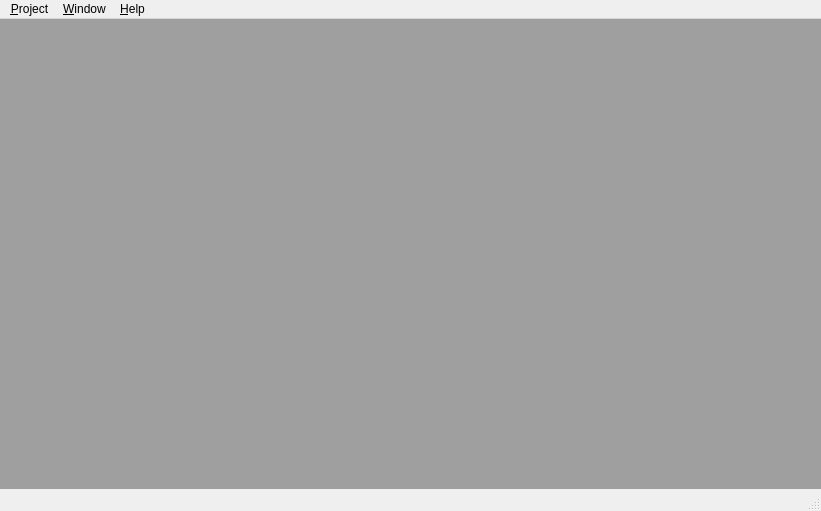
<?xml version="1.0" encoding="UTF-8"?>
<ui version="4.0">
 <class>MainWindow</class>
 <widget class="QMainWindow" name="MainWindow">
  <property name="geometry">
   <rect>
    <x>0</x>
    <y>0</y>
    <width>821</width>
    <height>511</height>
   </rect>
  </property>
  <property name="windowTitle">
   <string>MainWindow</string>
  </property>
  <widget class="QWidget" name="centralWidget">
   <layout class="QGridLayout" name="gridLayout">
    <property name="margin">
     <number>0</number>
    </property>
    <item row="0" column="0">
     <widget class="QMdiArea" name="mdiArea"/>
    </item>
   </layout>
  </widget>
  <widget class="QMenuBar" name="menuBar">
   <property name="geometry">
    <rect>
     <x>0</x>
     <y>0</y>
     <width>821</width>
     <height>19</height>
    </rect>
   </property>
   <widget class="QMenu" name="menProject">
    <property name="title">
     <string>&amp;Project</string>
    </property>
    <widget class="QMenu" name="menuProjectRecent">
     <property name="title">
      <string>Recent</string>
     </property>
    </widget>
    <addaction name="actionProjectNew"/>
    <addaction name="separator"/>
    <addaction name="actionProjectLoad"/>
    <addaction name="menuProjectRecent"/>
    <addaction name="separator"/>
    <addaction name="actionProjectSave"/>
    <addaction name="actionProjectSaveAs"/>
    <addaction name="separator"/>
    <addaction name="actionProjectPreferences"/>
    <addaction name="separator"/>
    <addaction name="actionProjectExit"/>
   </widget>
   <widget class="QMenu" name="menuWindow">
    <property name="title">
     <string>&amp;Window</string>
    </property>
    <widget class="QMenu" name="menuWindowViewMode">
     <property name="title">
      <string>View mode</string>
     </property>
     <addaction name="actionWindowViewModeWindowed"/>
     <addaction name="actionWindowViewModeTabbed"/>
    </widget>
    <addaction name="actionWindowNext"/>
    <addaction name="actionWindowPrevious"/>
    <addaction name="separator"/>
    <addaction name="actionWindowTile"/>
    <addaction name="actionWindowCascade"/>
    <addaction name="separator"/>
    <addaction name="actionWindowClose"/>
    <addaction name="actionWindowCloseAll"/>
    <addaction name="separator"/>
    <addaction name="menuWindowViewMode"/>
   </widget>
   <widget class="QMenu" name="menuHelp">
    <property name="title">
     <string>&amp;Help</string>
    </property>
    <addaction name="actionHelpAbout"/>
    <addaction name="actionHelpAboutQt"/>
   </widget>
   <addaction name="menProject"/>
   <addaction name="menuWindow"/>
   <addaction name="menuHelp"/>
  </widget>
  <widget class="QStatusBar" name="statusBar"/>
  <action name="actionProjectNew">
   <property name="text">
    <string>New</string>
   </property>
  </action>
  <action name="actionProjectLoad">
   <property name="text">
    <string>Load...</string>
   </property>
  </action>
  <action name="actionProjectSave">
   <property name="text">
    <string>Save</string>
   </property>
  </action>
  <action name="actionProjectSaveAs">
   <property name="text">
    <string>Save as...</string>
   </property>
  </action>
  <action name="actionProjectExit">
   <property name="text">
    <string>Exit</string>
   </property>
  </action>
  <action name="actionWindowNext">
   <property name="text">
    <string>Next</string>
   </property>
  </action>
  <action name="actionWindowPrevious">
   <property name="text">
    <string>Previous</string>
   </property>
  </action>
  <action name="actionWindowTile">
   <property name="text">
    <string>Tile</string>
   </property>
  </action>
  <action name="actionWindowCascade">
   <property name="text">
    <string>Cascade</string>
   </property>
  </action>
  <action name="actionWindowClose">
   <property name="text">
    <string>Close</string>
   </property>
  </action>
  <action name="actionWindowCloseAll">
   <property name="text">
    <string>Close all</string>
   </property>
  </action>
  <action name="actionHelpAbout">
   <property name="text">
    <string>About...</string>
   </property>
  </action>
  <action name="actionHelpAboutQt">
   <property name="text">
    <string>About Qt...</string>
   </property>
  </action>
  <action name="actionProjectPreferences">
   <property name="text">
    <string>Preferences</string>
   </property>
  </action>
  <action name="actionNo_recent_files">
   <property name="text">
    <string>No recent files</string>
   </property>
  </action>
  <action name="actionWindowViewModeWindowed">
   <property name="checkable">
    <bool>true</bool>
   </property>
   <property name="text">
    <string>Windowed</string>
   </property>
  </action>
  <action name="actionWindowViewModeTabbed">
   <property name="checkable">
    <bool>true</bool>
   </property>
   <property name="text">
    <string>Tabbed</string>
   </property>
  </action>
 </widget>
 <layoutdefault spacing="6" margin="11"/>
 <resources/>
 <connections/>
</ui>
